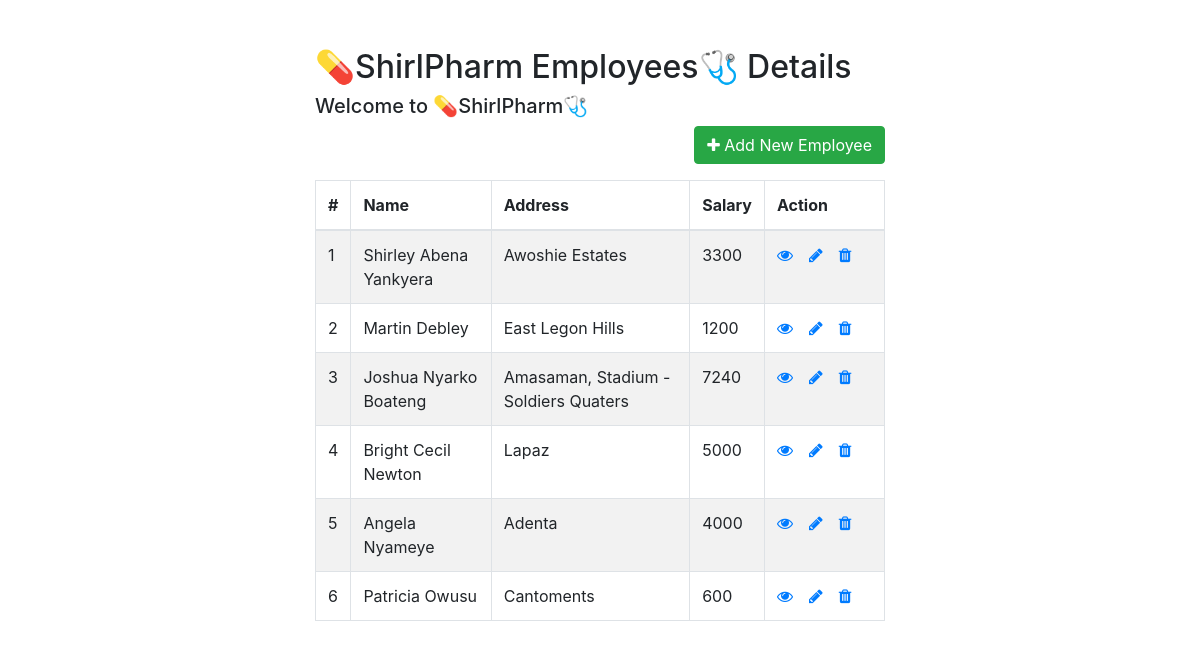
The page / on the database its author committed.
### tables this page shows
CREATE TABLE `employees` (
  `id` int(11) NOT NULL,
  `name` varchar(100) NOT NULL,
  `address` varchar(255) NOT NULL,
  `salary` int(10) NOT NULL
);

### index.php (the view, shortened to what this page needs)
<!DOCTYPE html>
<html lang="en">
<head>
	<link rel="stylesheet" href="https://stackpath.bootstrapcdn.com/bootstrap/4.5.2/css/bootstrap.min.css" />
	<link rel="stylesheet" href="https://maxcdn.bootstrapcdn.com/font-awesome/4.7.0/css/font-awesome.min.css" />
</head>
<body>
	<div class="wrapper">
		<div class="container-fluid">
			<div class="row">
				<div class="col-md-12">
					<div class="mt-5 mb-3 clearfix">
						<h2 class="pull-left">💊ShirlPharm Employees🩺 Details</h2>
						<h5>Welcome to 💊ShirlPharm🩺</h5>
						<a href="create.php" class="btn btn-success pull-right"><i class="fa fa-plus"></i> Add New Employee</a>
					</div>
					<?php
					require_once "database_connection.php";
					$sql = "SELECT * FROM employees";
					if ($result = mysqli_query($link, $sql)) {
						if (
							mysqli_num_rows($result) >
							0
						) {
							echo '<table class="table table-bordered table-striped"
							>';
							echo "<thead
								>";
							echo "<tr
									>";
							echo "<th>#</th>";
							echo "<th>Name</th>";
							echo
							"<th>Address</th>";
							echo "<th>Salary</th>";
							echo
							"<th>Action</th>";
							echo "</tr
								>";
							echo "</thead
							>";
							echo "<tbody
								>";
							while ($row = mysqli_fetch_array($result)) {
								echo "<tr
									>";
								echo "<td>" . $row['id'] . "</td>";
								echo "<td
										>" . $row['name'] . "</td
									>";
								echo "<td>" . $row['address'] . "</td>";
								echo "<td
										>" . $row['salary'] . "</td
									>";
								echo "<td
										>";
								echo '<a
											href="read.php?id=' . $row['id'] . '"
											class="mr-3"
											title="View Record"
											data-toggle="tooltip"
											><span class="fa fa-eye"></span></a
										>';
								echo '<a
											href="update.php?id=' . $row['id'] . '"
											class="mr-3"
											title="Update Record"
											data-toggle="tooltip"
											><span class="fa fa-pencil"></span></a
										>';
								echo '<a
											href="delete.php?id=' . $row['id'] . '"
											title="Delete Record"
											data-toggle="tooltip"
											><span class="fa fa-trash"></span></a
										>';
								echo "</td
									>";
								echo "</tr
								>";
							}
							echo "</tbody
							>";
							echo "</table
						>";
						}
					} else {
						echo "Oops! Something went wrong. Please try again
						later.";
					}
					?>
				</div>
			</div>
		</div>
	</div>
</body>
</html>

### index.php (style rules this page uses)
.wrapper { width: 600px; margin: 0 auto; }
table tr td:last-child { width: 120px; }

### rows shown on the page
employees: id "1", name "Shirley Abena Yankyera", address "Awoshie Estates", salary "3300"
employees: id "2", name "Martin Debley", address "East Legon Hills", salary "1200"
employees: id "3", name "Joshua Nyarko Boateng", address "Amasaman, Stadium - Soldiers Quaters", salary "7240"
employees: id "4", name "Bright Cecil Newton", address "Lapaz", salary "5000"
employees: id "5", name "Angela Nyameye", address "Adenta", salary "4000"
employees: id "6", name "Patricia Owusu", address "Cantoments", salary "600"
